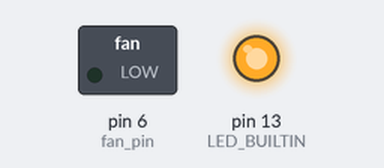
The sketch below on a simulated Arduino Uno, built with avr-gcc and run on an emulated ATmega328P. Parts: switched loads named in the sketch (green lamp = pin HIGH), output pins drawn as LEDs (lit = HIGH).

Above: at 0.1 s.
At 3.15 s:
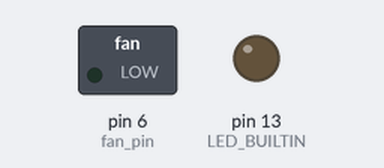
At 21.45 s:
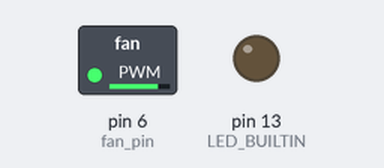
At 39.75 s:
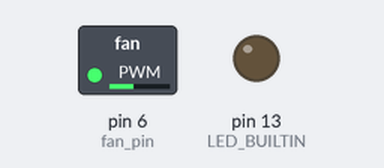
Timing chart, 0 to 40.0 s (numbered marks = the images above):
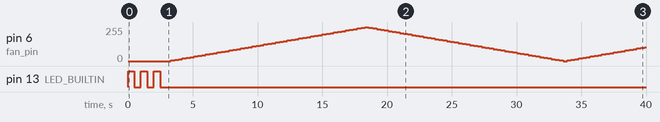

Measured:
- by itself, pin 6 (fan_pin): 0/255 → 5/255 at 3.3 s, → 10/255 0.30 s later, → 15/255 0.30 s later, → 20/255 0.30 s later, … (123 changes in this stretch)

The sketch:

PWM.ino
```cpp
// PWM.ino - Pulse Width Modulation example (fan control)
// "Fading in and out" of maximum fan speed.
int delay_ms = 300;  // delay for the main loop
int fan_pin = 6;     // the PWM pin we use (make sure the pin supports PWM if you change this!)
int fan_speed = 0;   // current speed of the fan
int fan_delta = 5;   // amount to change the speed (pos/neg)

void built_in_self_test() {
  // flash built-in LED three times
  pinMode(LED_BUILTIN, OUTPUT);
  for (int i = 0; i < 3; i++) {
    digitalWrite(LED_BUILTIN, HIGH);
    delay(500);
    digitalWrite(LED_BUILTIN, LOW);
    delay(500);
  }
}

void setup() {
  built_in_self_test();
  pinMode(fan_pin, OUTPUT);  // declare PWM pin to be an output
}

void loop() {
  // set the speed of fan by generating a PWM signal
  analogWrite(fan_pin, fan_speed);
  // change the speed for next iteration
  fan_speed = fan_speed + fan_delta;
  // make sure fan_speed does not get lower than 0 or higher than 255
  if (fan_speed < 0) {
    fan_speed = 0;
  } else if (fan_speed > 255) {
    fan_speed = 255;
  }
  // reverse the direction of the fan_delta at the ends of the 'fade'
  if (fan_speed <= 0 || fan_speed >= 255) {
    fan_delta = -fan_delta;
  }
  // wait for 300 milliseconds to see the fade effect
  delay(300);
}
```
